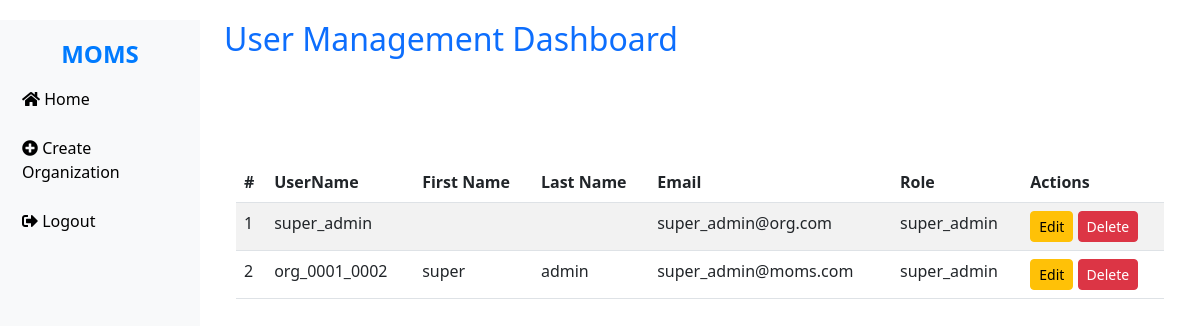
/users/ (signed in), run on the app's committed database.
### organizations/models.py (models this page shows, shortened)
class CustomUser(AbstractUser):
    organization = models.ForeignKey('Organization', on_delete=models.CASCADE, related_name='users')
    role =  models.ForeignKey('Role', on_delete=models.CASCADE, related_name='role')

class Role(models.Model):
    name = models.CharField(max_length=50)
    description = models.TextField(blank=True, null=True)

### organizations/views.py (the view)
# urls.py: path('users/', views.user_list, name='user_list'),
@login_required
def user_list(request):
    users = CustomUser.objects.filter(organization=request.user.organization)
    role_view =False if request.user.role.name == 'view' else True
    return render(request, 'organizations/user_list.html', {'users': users,'role_view':role_view})

### organizations/templates/organizations/user_list.html (shortened to what this page needs)
{% extends 'base_generic.html' %}
{% block content %}
<div class="container mt-5">
    <div class="d-flex justify-content-between align-items-center">
    </div>
    <div class="table-responsive mt-4">
        <table class="table table-striped">
            <thead>
                <tr>
                    <th>#</th>
                    <th>UserName</th>
                    <th>First Name</th>
                    <th>Last Name</th>
                    <th>Email</th>
                    <th>Role</th>
                    <th>Actions</th>
                </tr>
            </thead>
            <tbody>
                {% for user in users %}
                <tr>
                    <td>{{ forloop.counter }}</td>
                    <td>{{user.username}}</td>
                    <td>{{ user.first_name }}</td>
                    <td>{{ user.last_name }}</td>
                    <td>{{ user.email }}</td>
                    <td>{{ user.role.name }}</td>
                    <td>
                        {% if role_view %}
                        <a href="{% url 'edit_user' user.id %}" class="btn btn-sm btn-warning">Edit</a>
                        <a href="{% url 'delete_user' user.id %}" class="btn btn-sm btn-danger"
                           onclick="return confirm('Are you sure you want to delete this user?');">Delete</a>
                        {% endif %}
                    </td>
                </tr>
                {% endfor %}
            </tbody>
        </table>
    </div>
</div>
{% endblock %}

### organizations/templates/base_generic.html (style rules this page uses)
body { padding-top: 20px; }

### data on the page
CustomUser: username "super_admin", email "super_admin@org.com", role.name "super_admin"
CustomUser: username "org_0001_0002", first_name "super", last_name "admin", email "super_admin@moms.com", role.name "super_admin"
